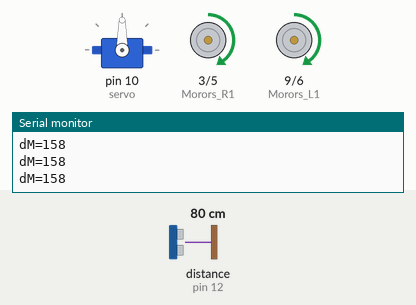
A sketch run on a simulated Arduino Uno, built with avr-gcc and run on an emulated ATmega328P. Parts: servo, motor-driver pin pairs drawn as motors (green arrow = first pin HIGH = forward, orange = second pin HIGH = backward, longer = more drive), the last lines printed to the serial monitor. Wiring (inferred from the names in the program): ultrasonic range finder: trigger pin 13; echo pin 12. The test bench sets the inputs (shaded band); at power-on: distance to the obstacle (sensor on pin 12) 80 cm. The echo pulse lasts 58.3 µs per cm.

Above: at 1.2 s.
1.3 s: distance to the obstacle (sensor on pin 12) set to 34 cm
2.8 s: distance to the obstacle (sensor on pin 12) set to 27 cm
At 3.2 s:
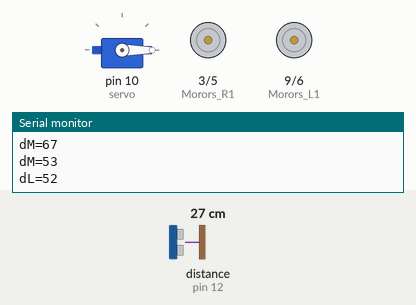
At 3.7 s:
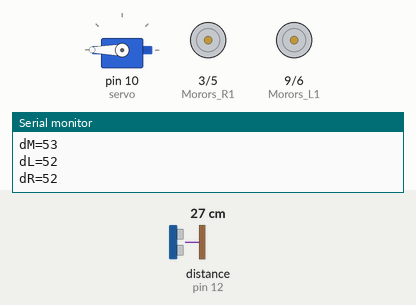
5.8 s: distance to the obstacle (sensor on pin 12) set to 2 cm
At 6.45 s:
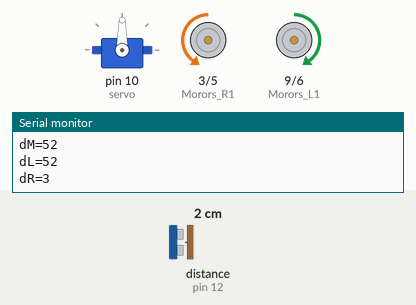
Timing chart, 0 to 14.8 s (numbered marks = the images above; inputs shaded):
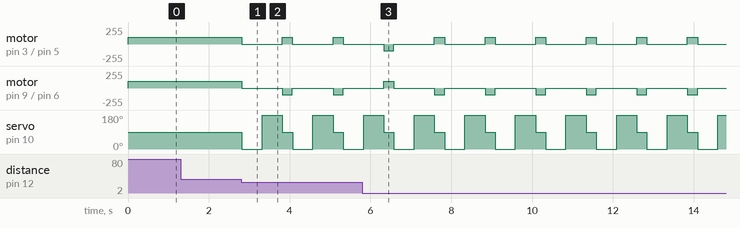

Measured:
- the behaviour switches between 31 and 30 cm on distance to the obstacle (sensor on pin 12) (found by bisection; images 0 and 1)
- after the input at 2.8 s, motor on pin 3 (Morors_R1) / pin 5 (Morors_R2): alternates forward 100/255 for 0.25 s and stopped for 1.0 s, starting at once; motor on pin 9 (Morors_L1) / pin 6 (Morors_L2): alternates backward 100/255 for 0.25 s and stopped for 1.0 s, starting at once

The sketch:

Servo_UltraSonic_Avoider.ino
```cpp
      //Pins
int Morors_R1=3;
int Morors_R2=5;
int Morors_L2=6;
int Morors_L1=9;
int trig=13 , echo=12;

int time_M , time_R , time_L , distance_M , distance_R , distance_L;

#include <Servo.h>
Servo servo;

void setup() {
  Serial.begin(9600);
  pinMode(Morors_R1,OUTPUT);   //motors
  pinMode(Morors_R2,OUTPUT);
  pinMode(Morors_L2,OUTPUT);
  pinMode(Morors_L1,OUTPUT);
  pinMode(echo,INPUT);         //ultra sonic
  pinMode(trig,OUTPUT);
  servo.attach(10);            //servo
}
     //functions
void forward(){
  analogWrite(Morors_R1,100);
  analogWrite(Morors_R2,0);
  analogWrite(Morors_L2,0);
  analogWrite(Morors_L1,100);
}
void back(){
  analogWrite(Morors_R1,0);
  analogWrite(Morors_R2,100);
  analogWrite(Morors_L2,100);
  analogWrite(Morors_L1,0);
}
void right(){
  analogWrite(Morors_R1,100);
  analogWrite(Morors_R2,0);
  analogWrite(Morors_L2,100);
  analogWrite(Morors_L1,0);
}
void left(){
  analogWrite(Morors_R1,0);
  analogWrite(Morors_R2,100);
  analogWrite(Morors_L2,0);
  analogWrite(Morors_L1,100);
}
void Stop(){
  analogWrite(Morors_R1,0);
  analogWrite(Morors_R2,0);
  analogWrite(Morors_L2,0);
  analogWrite(Morors_L1,0);
}
void ultraM(){
  digitalWrite(trig,0);
  delayMicroseconds(2);
  digitalWrite(trig,1);
  delayMicroseconds(10);
  digitalWrite(trig,0);

  time_M=pulseIn(echo,1);
  distance_M=0.034*time_M;
  Serial.print("dM=");
    Serial.println(distance_M);

}
void ultraR(){
  digitalWrite(trig,0);
  delayMicroseconds(2);
  digitalWrite(trig,1);
  delayMicroseconds(10);
  digitalWrite(trig,0);

  time_R=pulseIn(echo,1);
  distance_R=0.034*time_R;
  Serial.print("dR=");
    Serial.println(distance_R);
}
void ultraL(){
  digitalWrite(trig,0);
  delayMicroseconds(2);
  digitalWrite(trig,1);
  delayMicroseconds(10);
  digitalWrite(trig,0);

  time_L=pulseIn(echo,1);
  distance_L=0.034*time_L;
  Serial.print("dL=");
    Serial.println(distance_L);
}


void loop() {
  ultraM();

  if (distance_M < 60){
    Stop();
    servo.write(0);
    ultraL();
    delay(500);

    servo.write(180);
    ultraR();
    delay(500);
    servo.write(90);


    if(distance_R >= distance_L){
      right();
      delay(250);
      Serial.println("RIGHT");
      //delay(1000);
    }
    else if(distance_R < distance_L){
      left();
      delay(250);
      Serial.println("LEFT");
      //delay(1000);
    }
  }
else
  forward();

}
```
